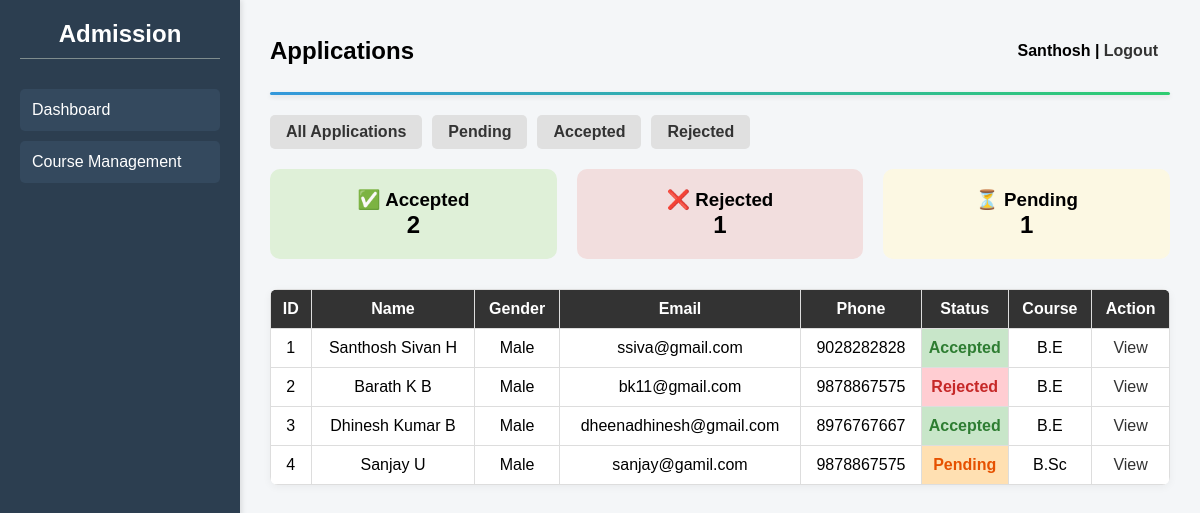
The app's page /Admission_db/admin_dashboard.php (signed in) with its own data.
### tables this page shows
CREATE TABLE `students` (
  `id` int(11) NOT NULL,
  `first_name` varchar(50) DEFAULT NULL,
  `last_name` varchar(50) DEFAULT NULL,
  `gender` varchar(10) DEFAULT NULL,
  `email` varchar(100) DEFAULT NULL,
  `phone` varchar(15) DEFAULT NULL,
  `dob` date DEFAULT NULL,
  `address` text DEFAULT NULL,
  `student_group` varchar(50) DEFAULT NULL,
  `total_marks` int(11) DEFAULT NULL,
  `course` varchar(50) DEFAULT NULL,
  `marksheet` varchar(255) DEFAULT NULL,
  `photo` varchar(255) DEFAULT NULL,
  `created_at` timestamp NOT NULL DEFAULT current_timestamp(),
  `status` enum('Pending','Accepted','Rejected') NOT NULL DEFAULT 'Pending'
);

### Admission_db/admin_dashboard.php (the view, shortened to what this page needs)
<?php
$conn = new mysqli("localhost", "root", "", "admission_db");
$status = isset($_GET['status']) ? $_GET['status'] : 'all';
if ($status === 'all') {
    $sql = "SELECT * FROM students";
} else {
    $sql = "SELECT * FROM students WHERE status = '$status' ORDER BY created_at DESC";
}
$count_sql = "SELECT
    SUM(status = 'accepted') AS accepted_count,
    SUM(status = 'rejected') AS rejected_count,
    SUM(status = 'pending') AS pending_count
    FROM students";
$count_result = $conn->query($count_sql);
$counts = $count_result->fetch_assoc();
$result = $conn->query($sql);
?>
<!DOCTYPE html>
<html lang="en">
<head>
</head>
<body>
  <div class="sidebar">
    <h2>Admission</h2>
    <a href="admin_dashboard.php">Dashboard</a>
    <a href="course_management.php">Course Management</a>
  </div>
  <div class="main">
<div class="top">
<h2>Applications</h2>
<div class="glow ">
 <p><strong><?=($_SESSION['admin_name']) ?></strong> |
  <a href="admin_logout.php">Logout</a>
</p>
</div>
</div>
<div class="big-line"></div>
  <div class="status-filter">
  <a href="?status=all">All Applications</a>
  <a href="?status=pending">Pending</a>
  <a href="?status=accepted">Accepted</a>
  <a href="?status=rejected">Rejected</a>
</div>
  <div style="display: flex; gap: 20px; margin-bottom: 30px;">
  <div style="flex: 1; background-color: #dff0d8; padding: 20px; text-align: center; border-radius: 10px;">
    <h3>✅ Accepted</h3>
    <p style="font-size: 24px; font-weight: bold;"><?= $counts['accepted_count'] ?></p>
  </div>
  <div style="flex: 1; background-color: #f2dede; padding: 20px; text-align: center; border-radius: 10px;">
    <h3>❌ Rejected</h3>
    <p style="font-size: 24px; font-weight: bold;"><?= $counts['rejected_count'] ?></p>
  </div>
  <div style="flex: 1; background-color: #fcf8e3; padding: 20px; text-align: center; border-radius: 10px;">
    <h3>⏳ Pending</h3>
    <p style="font-size: 24px; font-weight: bold;"><?= $counts['pending_count'] ?></p>
  </div>
</div>
        <table>
            <tr>
                <th>ID</th>
                <th>Name</th>
                <th>Gender</th>
                <th>Email</th>
                <th>Phone</th>
                <th>Status</th>
                <th>Course</th>
                <th>Action</th>
            </tr>
            <?php
            if ($result->num_rows > 0) {
                while($row = $result->fetch_assoc()) {
                    echo "<tr>";
                    echo "<td>". $row['id'] ."</td>";
                    echo "<td>". $row['first_name'] . " " . $row['last_name'] ."</td>";
                    echo "<td>". $row['gender'] ."</td>";
                    echo "<td>". $row['email'] ."</td>";
                    echo "<td>". $row['phone'] ."</td>";
$status = strtolower($row['status']);
$colorClass = '';
if ($status === 'pending') {
    $colorClass = 'status-pending';
} elseif ($status === 'accepted') {
    $colorClass = 'status-accepted';
} elseif ($status === 'rejected') {
    $colorClass = 'status-rejected';
}
echo "<td class='$colorClass'>" . ucfirst($status) . "</td>";
                    echo "<td>". $row['course'] ."</td>";
                   echo "<td><a href='application.php?id=" . $row['id'] . "'>View</a></td>";
                    echo "</tr>";
                }
            } else {
                echo "<tr><td colspan='12'>No applications found.</td></tr>";
            }
            ?>
        </table>
  </div>
</body>
</html>

### Admission_db/admin_dashboard.php (style rules this page uses)
* { box-sizing: border-box; margin: 0; padding: 0; font-family: Arial, sans-serif; }
body { display: flex; min-height: 100vh; }
.sidebar { position: fixed; top: 0; left: 0; width: 20%; height: 100vh; background-color: #2c3e50; color: white; padding: 20px; box-shadow: 2px 0 5px rgba(0, 0, 0, 0.1); }
.sidebar h2 { font-size: 24px; margin-bottom: 30px; text-align: center; border-bottom: 1px solid #7f8c8d; padding-bottom: 10px; }
.sidebar a { display: block; color: white; padding: 12px; text-decoration: none; border-radius: 5px; margin-bottom: 10px; background-color: #34495e; transition: background 0.3s; }
.main { margin-left: 20%; width: 80%; padding: 30px; background-color: #f4f6f8; min-height: 100vh; }
.top { display : flex; align-items:center; justify-content: space-between; }
.big-line { height: 3px; width: 100%; background: linear-gradient(to right, #3498db, #2ecc71); border-radius: 4px; margin-top: 20px; margin-bottom: 20px; box-shadow: 0 2px 5px rgba(0, 0, 0, 0.1); }
table { width: 100%; border-collapse: collapse; background: #fff; margin-top: 20px; box-shadow: 0 2px 8px rgba(0,0,0,0.05); border-radius: 8px; overflow: hidden; }
th, td { border: 1px solid #ddd; padding: 10px; text-align: center; overflow: hidden; }
th { background-color: #333; color: white; }
a { text-decoration: none; color: #333; }
.status-filter { margin: 20px 0; display: flex; gap: 10px; justify-content: left; }
.status-filter a { padding: 8px 16px; background-color: #e0e0e0; color: #333; text-decoration: none; border-radius: 5px; font-weight: bold; transition: background-color 0.3s; }
.status-pending { background-color: #ffe0b2; color: #e65100; font-weight: bold; padding: 3px; }
.status-accepted { background-color: #c8e6c9; color: #2e7d32; font-weight: bold; padding: 3px; }
.status-rejected { background-color: #ffcdd2; color: #c62828; font-weight: bold; padding: 3px; }
.glow { padding: 10px; margin: 0px; border: 2px solid transparent; border-radius: 10px; font-weight: bold; text-align: center; animation: multiGlow 4s infinite ease-in-out; }

### records on screen
students: id "1", first_name "Santhosh", last_name "Sivan H", gender "Male", email "ssiva@gmail.com", phone "9028282828", status "Accepted", course "B.E"
students: id "2", first_name "Barath", last_name "K B", gender "Male", email "bk11@gmail.com", phone "9878867575", status "Rejected", course "B.E"
students: id "3", first_name "Dhinesh", last_name "Kumar B", gender "Male", email "dheenadhinesh@gmail.com", phone "8976767667", status "Accepted", course "B.E"
students: id "4", first_name "Sanjay", last_name "U", gender "Male", email "sanjay@gamil.com", phone "9878867575", status "Pending", course "B.Sc"

### other values on screen
$_SESSION['admin_name'] "Santhosh"
$counts['accepted_count'] "2"
$counts['rejected_count'] "1"
$counts['pending_count'] "1"
